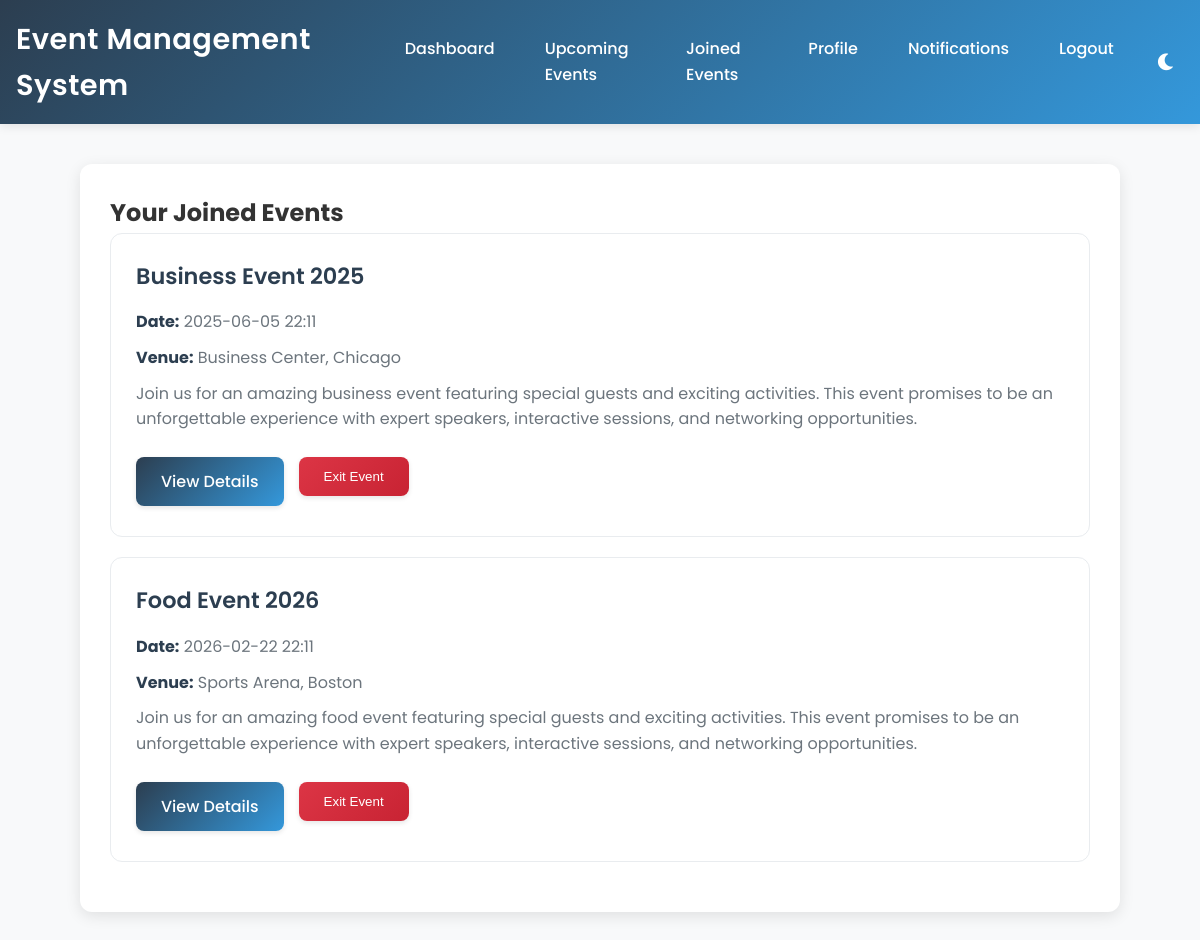
Page /joined_events (signed in) on the earlier database version.
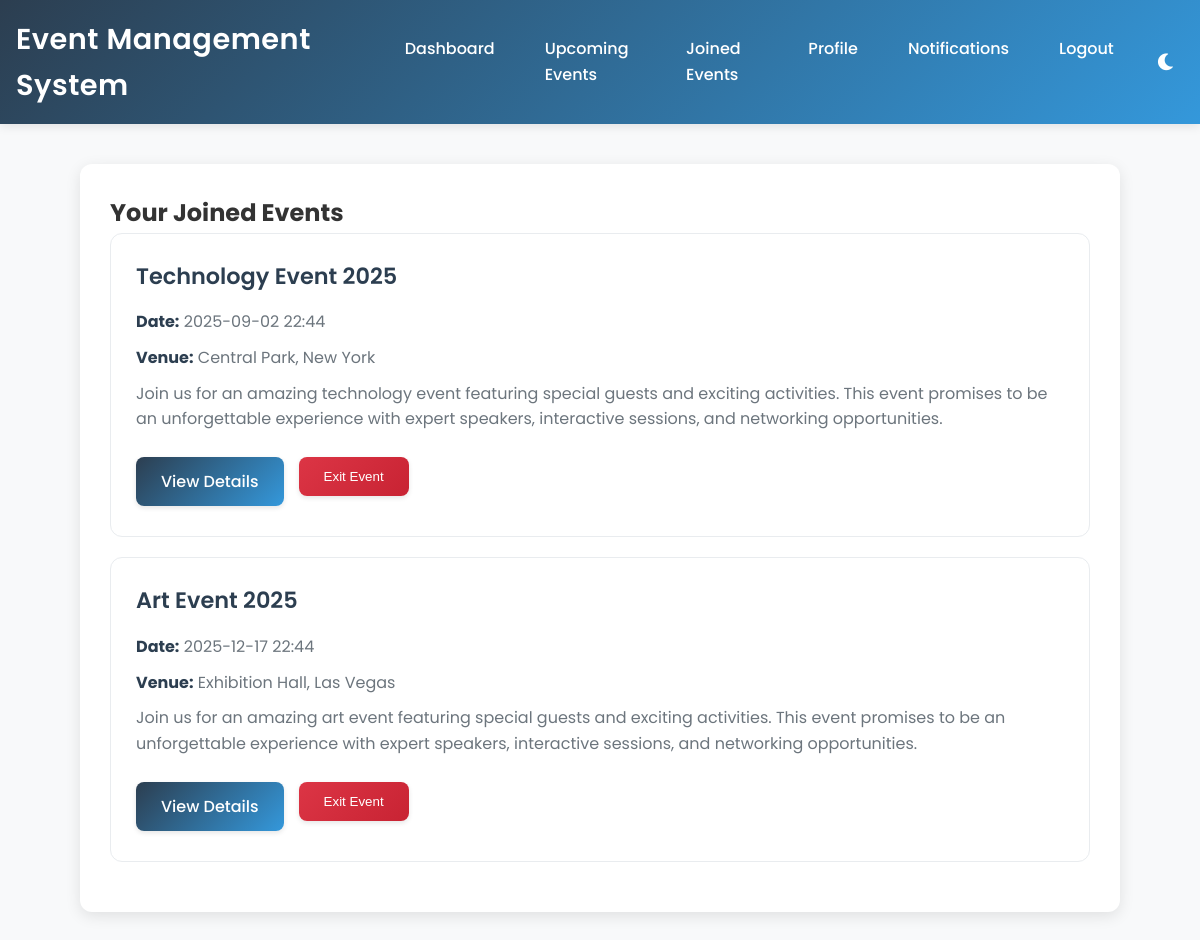
Same page on the later database version.
### app.py (models this page shows, shortened)
class Event(db.Model):
    id = db.Column(db.Integer, primary_key=True)
    title = db.Column(db.String(100), nullable=False)
    description = db.Column(db.Text, nullable=False)
    date = db.Column(db.DateTime, nullable=False)
    venue = db.Column(db.String(200), nullable=False)
    category = db.Column(db.String(50))
    capacity = db.Column(db.Integer)
    price = db.Column(db.Float, default=0.0)
    organizer = db.Column(db.String(100))
    contact_email = db.Column(db.String(120))
    contact_phone = db.Column(db.String(20))
    requirements = db.Column(db.Text)
    schedule = db.Column(db.Text)
    speakers = db.Column(db.Text)
    sponsors = db.Column(db.Text)
    image_url = db.Column(db.String(255))
    likes = db.Column(db.Integer, default=0)
    shares = db.Column(db.Integer, default=0)
    views = db.Column(db.Integer, default=0)
    revenue = db.Column(db.Float, default=0.0)
    chat_messages = db.relationship('ChatMessage', backref='event', lazy=True)
    organizer_id = db.Column(db.Integer, db.ForeignKey('user.id'))
    created_by = db.Column(db.Integer, db.ForeignKey('user.id'))

### app.py (the view)
@app.route('/joined_events')
@login_required
def joined_events():
    joined_events = current_user.events
    return render_template('joined_events.html', events=joined_events)

### app.py (called while the page is built)
@login_manager.user_loader
def load_user(user_id):
    return User.query.get(int(user_id))

### templates/joined_events.html (shortened to what this page needs)
{% extends "base.html" %}
{% block content %}
<div class="card">
    <h2>Your Joined Events</h2>
    {% if events %}
        <div class="events-list">
            {% for event in events %}
                <div class="event-card">
                    <h3>{{ event.title }}</h3>
                    <p><strong>Date:</strong> {{ event.date.strftime('%Y-%m-%d %H:%M') }}</p>
                    <p><strong>Venue:</strong> {{ event.venue }}</p>
                    <p>{{ event.description }}</p>
                    <div class="event-actions">
                        <a href="{{ url_for('event_details', event_id=event.id) }}" class="btn">View Details</a>
                        <form method="POST" action="{{ url_for('exit_event', event_id=event.id) }}" style="display: inline;">
                            <button type="submit" class="btn btn-danger">Exit Event</button>
                        </form>
                    </div>
                </div>
            {% endfor %}
        </div>
    {% else %}
        <p>You haven't joined any events yet.</p>
    {% endif %}
</div>
{% endblock %}

### templates/base.html (shortened to what this page needs)
<!DOCTYPE html>
<html lang="en">
<head>
    <link rel="stylesheet" href="https://cdnjs.cloudflare.com/ajax/libs/font-awesome/6.0.0/css/all.min.css">
</head>
<body>
    <header class="header">
        <h1>Event Management System</h1>
        <div style="display: flex; align-items: center; gap: 20px;">
            <nav class="nav-links">
                {% if current_user.is_authenticated %}
                    <a href="{{ url_for('dashboard') }}">Dashboard</a>
                    <a href="{{ url_for('upcoming_events') }}">Upcoming Events</a>
                    <a href="{{ url_for('joined_events') }}">Joined Events</a>
                    <a href="{{ url_for('profile') }}">Profile</a>
                    <a href="{{ url_for('notifications') }}" class="notification-link">
                        Notifications
                    </a>
                    <a href="{{ url_for('logout') }}">Logout</a>
                {% else %}
                    <a href="{{ url_for('login') }}">Login</a>
                    <a href="{{ url_for('register') }}">Register</a>
                {% endif %}
            </nav>
            <button class="theme-toggle" onclick="toggleTheme()">
                <i class="fas fa-moon"></i>
            </button>
        </div>
    </header>
    <div class="container">
        {% block content %}{% endblock %}
    </div>
</body>
</html>

### templates/base.html (style rules this page uses)
:root { --bg-color: #f8f9fa; --text-color: #333; --card-bg: white; --header-bg: linear-gradient(135deg, #2c3e50, #3498db); --border-color: #e9ecef; --input-bg: white; --shadow-color: rgba(0, 0, 0, 0.1); --secondary-text: #6c757d; --heading-color: #2c3e50; }
* { margin: 0; padding: 0; box-sizing: border-box; }
body { font-family: 'Poppins', sans-serif; line-height: 1.6; background-color: var(--bg-color); color: var(--text-color); transition: background-color 0.3s, color 0.3s; }
.container { width: 90%; max-width: 1200px; margin: 0 auto; padding: 20px; }
.header { background: var(--header-bg); color: white; padding: 1rem; display: flex; justify-content: space-between; align-items: center; box-shadow: 0 2px 10px var(--shadow-color); position: sticky; top: 0; z-index: 1000; }
.header h1 { font-size: 1.8rem; font-weight: 600; letter-spacing: 0.5px; }
.nav-links { display: flex; gap: 20px; }
.nav-links a { color: white; text-decoration: none; padding: 8px 15px; border-radius: 5px; transition: all 0.3s ease; font-weight: 500; position: relative; }
.nav-links a::after { content: ''; position: absolute; bottom: 0; left: 50%; width: 0; height: 2px; background-color: white; transition: all 0.3s ease; transform: translateX(-50%); }
.card { background: var(--card-bg); padding: 30px; margin: 20px 0; border-radius: 12px; box-shadow: 0 4px 15px var(--shadow-color); transition: transform 0.3s ease, box-shadow 0.3s ease; }
.btn { display: inline-block; background: linear-gradient(135deg, #2c3e50, #3498db); color: white; padding: 12px 25px; border: none; border-radius: 8px; cursor: pointer; text-decoration: none; margin-right: 10px; font-weight: 500; transition: all 0.3s ease; box-shadow: 0 2px 5px var(--shadow-color); }
.btn-danger { background: linear-gradient(135deg, #dc3545, #c82333); }
.event-card { border: 1px solid var(--border-color); border-radius: 12px; padding: 25px; margin-bottom: 20px; background: var(--card-bg); transition: all 0.3s ease; position: relative; overflow: hidden; }
.event-card::before { content: ''; position: absolute; top: 0; left: 0; width: 4px; height: 100%; background: linear-gradient(to bottom, #3498db, #2c3e50); opacity: 0; transition: opacity 0.3s ease; }
.event-card h3 { margin-bottom: 15px; color: var(--heading-color); font-size: 1.4rem; font-weight: 600; }
.event-card p { margin-bottom: 10px; color: var(--secondary-text); }
.event-card strong { color: var(--heading-color); }
.event-actions { margin-top: 20px; display: flex; gap: 15px; flex-wrap: wrap; }
.event-actions .btn { margin: 5px 0; }
.theme-toggle { background: none; border: none; color: white; cursor: pointer; padding: 8px; border-radius: 50%; display: flex; align-items: center; justify-content: center; transition: background-color 0.3s; }
.theme-toggle i { font-size: 1.2rem; }
.notification-link { position: relative; }

Differences in the rows shown:
no longer on this page (row edited): Event: title "Business Event 2025", date "2025-06-05 22:11", venue "Business Center, Chicago", description "Join us for an amazing business event featuring special guests and exciting activities. This event promises to be an unforgettable experience with expert speakers, interactive sessions, and networking opportunities."
now on this page (row edited): Event: title "Technology Event 2025", date "2025-09-02 22:44", venue "Central Park, New York", description "Join us for an amazing technology event featuring special guests and exciting activities. This event promises to be an unforgettable experience with expert speakers, interactive sessions, and networking opportunities."
changed Event: title "Food Event 2026" → "Art Event 2025"; date "2026-02-22 22:11" → "2025-12-17 22:44"; venue "Sports Arena, Boston" → "Exhibition Hall, Las Vegas"; description "…us for an amazing food event featuring special guests…" → "…us for an amazing art event featuring special guests…"
